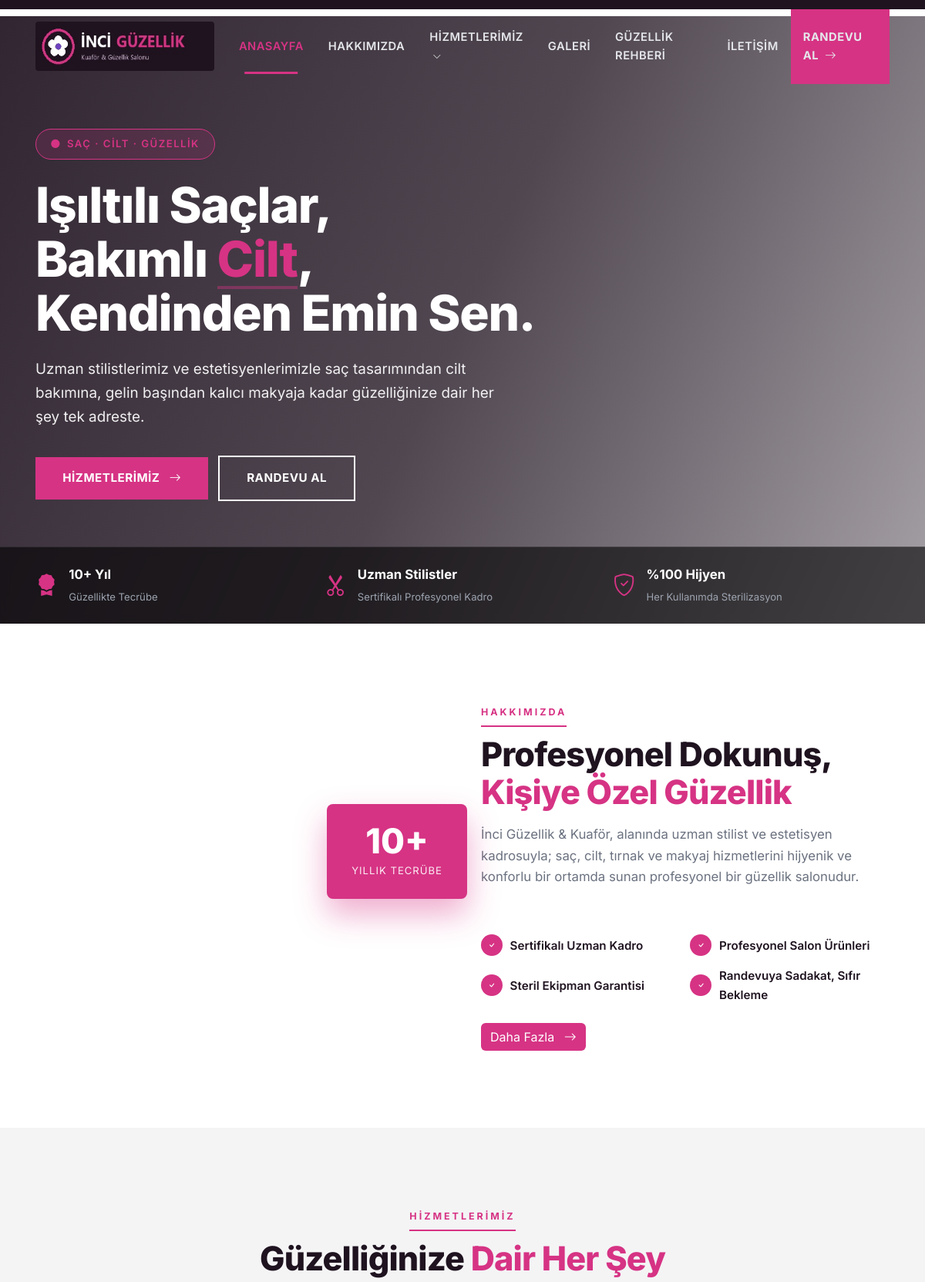
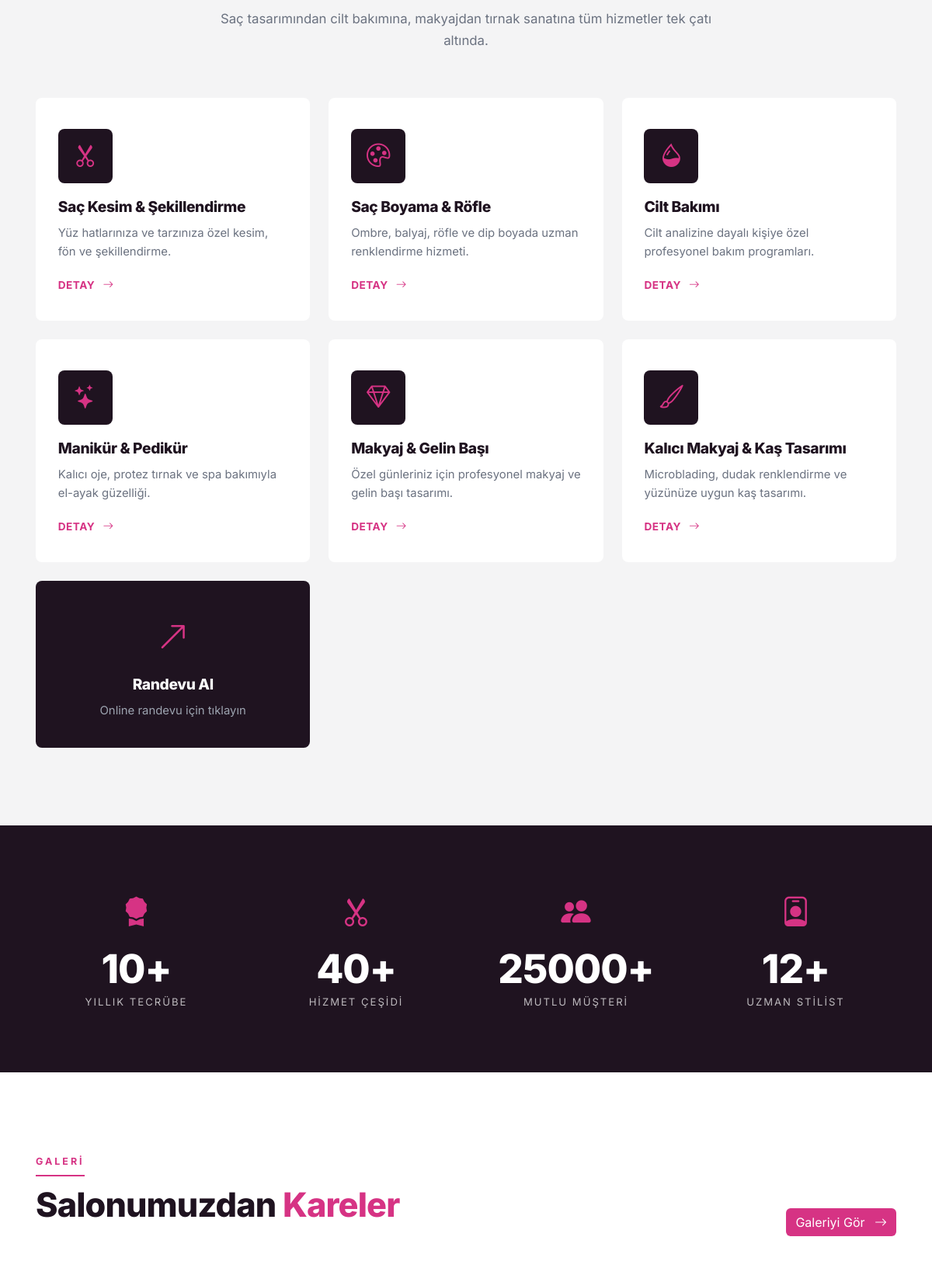
The page / (upper part) on the database its author committed (2 pictures, top to bottom).
### tables this page shows
CREATE TABLE `hizmetler` (
  `id` INT AUTO_INCREMENT PRIMARY KEY,
  `baslik` VARCHAR(150) NOT NULL,
  `slug` VARCHAR(180),
  `ozet` TEXT,
  `icerik` LONGTEXT,
  `ikon` VARCHAR(60) DEFAULT 'bi-scissors',
  `gorsel` VARCHAR(255),
  `sira` INT DEFAULT 0,
  `durum` TINYINT DEFAULT 1,
  `created_at` TIMESTAMP DEFAULT CURRENT_TIMESTAMP
);

### inc/helpers.php (called while the page is built, shortened)
<?php
require_once __DIR__ . '/db.php';
function e($s) { return htmlspecialchars($s ?? '', ENT_QUOTES, 'UTF-8'); }
function ayarlar() {
    static $cache = null;
    if ($cache === null) {
        global $db;
        $cache = [];
        foreach ($db->query("SELECT anahtar, deger FROM ayarlar") as $r) {
            $cache[$r['anahtar']] = $r['deger'];
        }
    }
    return $cache;
}
function ayar($k, $varsayilan = '') {
    $a = ayarlar();
    return $a[$k] ?? $varsayilan;
}
function getList($tablo, $where = '1', $order = 'sira ASC, id DESC', $limit = null) {
    global $db;
    $sql = "SELECT * FROM `$tablo` WHERE $where ORDER BY $order";
    if ($limit) $sql .= " LIMIT " . (int)$limit;
    return $db->query($sql)->fetchAll();
}

### index.php (the view, shortened to what this page needs)
<?php
require_once __DIR__ . '/inc/header.php';
$hizmetler = getList('hizmetler','durum=1','sira ASC');
?>
<section class="hero">
  <div class="container">
    <div class="row">
      <div class="col-lg-8">
        <span class="hero-badge"><i class="bi bi-circle-fill"></i> Saç · Cilt · Güzellik</span>
        <h1>Işıltılı Saçlar,<br>Bakımlı <span>Cilt</span>,<br>Kendinden Emin Sen.</h1>
        <p><?= e(ayar('site_aciklama')) ?></p>
        <div class="hero-cta">
          <a href="<?= SITE_URL ?>/hizmetler" class="btn btn-orange me-md-2">Hizmetlerimiz <i class="bi bi-arrow-right ms-2"></i></a>
          <a href="<?= SITE_URL ?>/teklif" class="btn btn-line">Randevu Al</a>
        </div>
      </div>
    </div>
  </div>
  <div class="hero-meta d-none d-md-block">
    <div class="container">
      <div class="row g-3">
        <div class="col-md-4 col-6"><div class="meta-item"><i class="bi bi-award-fill"></i><div><strong><?= e(ayar('yil')) ?>+ Yıl</strong><small>Güzellikte Tecrübe</small></div></div></div>
        <div class="col-md-4 col-6"><div class="meta-item"><i class="bi bi-scissors"></i><div><strong>Uzman Stilistler</strong><small>Sertifikalı Profesyonel Kadro</small></div></div></div>
        <div class="col-md-4 col-12"><div class="meta-item"><i class="bi bi-shield-check"></i><div><strong>%100 Hijyen</strong><small>Her Kullanımda Sterilizasyon</small></div></div></div>
      </div>
    </div>
  </div>
</section>
<section>
  <div class="container">
    <div class="row align-items-center g-5">
      <div class="col-lg-6">
        <div class="about-img-wrap">
          <div class="exp-badge"><span class="num"><?= e(ayar('yil')) ?>+</span><span class="lbl">Yıllık Tecrübe</span></div>
        </div>
      </div>
      <div class="col-lg-6">
        <div class="section-head">
          <span class="mini">Hakkımızda</span>
          <h2>Profesyonel Dokunuş,<br><span>Kişiye Özel Güzellik</span></h2>
          <p class="desc"><?= e(ayar('hakkimizda_kisa')) ?></p>
        </div>
        <ul class="about-features">
          <li><i class="bi bi-check"></i> Sertifikalı Uzman Kadro</li>
          <li><i class="bi bi-check"></i> Profesyonel Salon Ürünleri</li>
          <li><i class="bi bi-check"></i> Steril Ekipman Garantisi</li>
          <li><i class="bi bi-check"></i> Randevuya Sadakat, Sıfır Bekleme</li>
        </ul>
        <a href="<?= SITE_URL ?>/hakkimizda" class="btn btn-orange mt-4">Daha Fazla <i class="bi bi-arrow-right ms-2"></i></a>
      </div>
    </div>
  </div>
</section>
<section class="services-grid">
  <div class="container">
    <div class="section-head center">
      <span class="mini">Hizmetlerimiz</span>
      <h2>Güzelliğinize <span>Dair Her Şey</span></h2>
      <p class="desc">Saç tasarımından cilt bakımına, makyajdan tırnak sanatına tüm hizmetler tek çatı altında.</p>
    </div>
    <div class="row g-4">
      <?php foreach($hizmetler as $h): ?>
      <div class="col-lg-4 col-md-6">
        <div class="service-card">
          <div class="icon"><i class="bi <?= e($h['ikon']) ?>"></i></div>
          <h4><?= e($h['baslik']) ?></h4>
          <p><?= e($h['ozet']) ?></p>
          <a href="<?= SITE_URL ?>/hizmet-detay?slug=<?= e($h['slug']) ?>">Detay <i class="bi bi-arrow-right"></i></a>
        </div>
      </div>
      <?php endforeach; ?>
      <div class="col-lg-4 col-md-6">
        <a href="<?= SITE_URL ?>/teklif" class="service-card d-flex align-items-center justify-content-center text-decoration-none" style="background:var(--dark);color:#fff;min-height:100%">
          <div class="text-center">
            <i class="bi bi-arrow-up-right" style="font-size:2.5rem;color:var(--primary)"></i>
            <h4 style="color:#fff;margin-top:1rem">Randevu Al</h4>
            <p style="color:#9ca3af;margin:0">Online randevu için tıklayın</p>
          </div>
        </a>
      </div>
    </div>
  </div>
</section>
<section class="stats">
  <div class="container">
    <div class="row g-4">
      <div class="col-md-3 col-6"><div class="stat"><i class="bi bi-award-fill"></i><h3><?= e(ayar('yil')) ?>+</h3><p>Yıllık Tecrübe</p></div></div>
      <div class="col-md-3 col-6"><div class="stat"><i class="bi bi-scissors"></i><h3><?= e(ayar('proje_sayi')) ?>+</h3><p>Hizmet Çeşidi</p></div></div>
      <div class="col-md-3 col-6"><div class="stat"><i class="bi bi-people-fill"></i><h3><?= e(ayar('musteri_sayi')) ?>+</h3><p>Mutlu Müşteri</p></div></div>
      <div class="col-md-3 col-6"><div class="stat"><i class="bi bi-person-badge"></i><h3><?= e(ayar('personel_sayi')) ?>+</h3><p>Uzman Stilist</p></div></div>
    </div>
  </div>
</section>
<section>
  <div class="container">
    <div class="section-head d-flex justify-content-between align-items-end flex-wrap">
      <div>
        <span class="mini">Galeri</span>
        <h2>Salonumuzdan <span>Kareler</span></h2>
      </div>
      <a href="<?= SITE_URL ?>/projeler" class="btn btn-orange">Galeriyi Gör <i class="bi bi-arrow-right ms-2"></i></a>
    </div>
    <div class="row g-4">
    </div>
  </div>
</section>
<?php require_once __DIR__ . '/inc/footer.php'; ?>

### rows shown on the page
hizmetler: baslik "Saç Kesim & Şekillendirme", ozet "Yüz hatlarınıza ve tarzınıza özel kesim, fön ve şekillendirme."
hizmetler: baslik "Saç Boyama & Röfle", ozet "Ombre, balyaj, röfle ve dip boyada uzman renklendirme hizmeti."
hizmetler: baslik "Cilt Bakımı", ozet "Cilt analizine dayalı kişiye özel profesyonel bakım programları."
hizmetler: baslik "Manikür & Pedikür", ozet "Kalıcı oje, protez tırnak ve spa bakımıyla el-ayak güzelliği."
hizmetler: baslik "Makyaj & Gelin Başı", ozet "Özel günleriniz için profesyonel makyaj ve gelin başı tasarımı."
hizmetler: baslik "Kalıcı Makyaj & Kaş Tasarımı", ozet "Microblading, dudak renklendirme ve yüzünüze uygun kaş tasarımı."

### other values the page prints
ayar('site_aciklama') "Uzman stilistlerimiz ve estetisyenlerimizle saç tasarımından cilt bakımına, gelin başından kalıcı makyaja kadar güzelliğinize dair her şey tek adreste."
ayar('yil') "10"
ayar('hakkimizda_kisa') "İnci Güzellik & Kuaför, alanında uzman stilist ve estetisyen kadrosuyla; saç, cilt, tırnak ve makyaj hizmetlerini hijyenik ve konforlu bir ortamda sunan profesyonel bir güzellik salonudur."
ayar('proje_sayi') "40"
ayar('musteri_sayi') "25000"
ayar('personel_sayi') "12"
